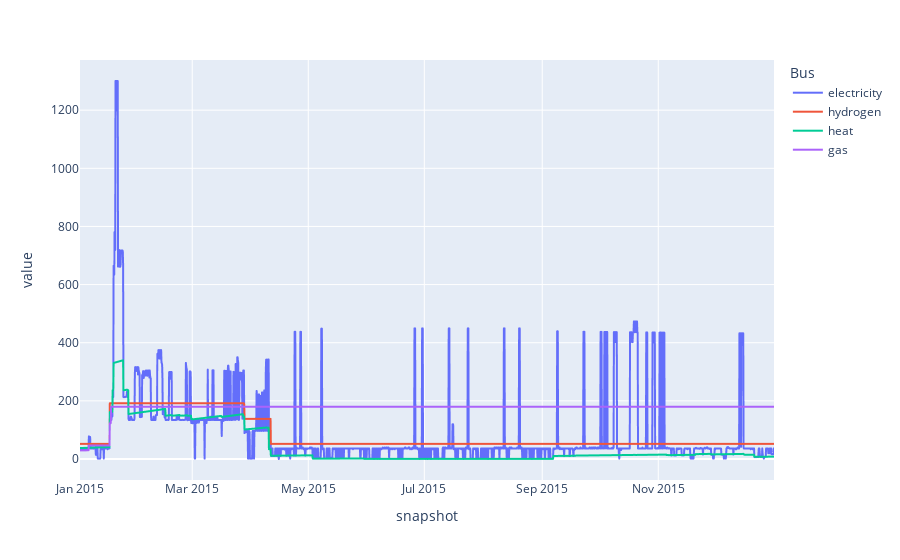

Notebook cell for this chart:
### Markdown cell above
The heat price time series is much less impacted by the variability of the electricity price:

### Code cell
n.buses_t.marginal_price.plot()

### Figure 1 — Plotly figure (JSON) as saved in the notebook; plotly's stock layout.template omitted (floating-point values rounded to 4 significant figures; data arrays with more than 128 entries replaced by an {"elided": "..."} marker saying what was removed)
{"data": [{"hovertemplate": "Bus=electricity<br>snapshot=%{x}<br>value=%{y}<extra></extra>", "legendgroup": "electricity", "line": {"color": "#636efa", "dash": "solid"}, "marker": {"symbol": "circle"}, "mode": "lines", "name": "electricity", "showlegend": true, "type": "scattergl", "x": {"elided": "2190 str values"}, "xaxis": "x", "y": {"elided": "2190 float values"}, "yaxis": "y"}, {"hovertemplate": "Bus=hydrogen<br>snapshot=%{x}<br>value=%{y}<extra></extra>", "legendgroup": "hydrogen", "line": {"color": "#EF553B", "dash": "solid"}, "marker": {"symbol": "circle"}, "mode": "lines", "name": "hydrogen", "showlegend": true, "type": "scattergl", "x": {"elided": "2190 str values"}, "xaxis": "x", "y": {"elided": "2190 float values"}, "yaxis": "y"}, {"hovertemplate": "Bus=heat<br>snapshot=%{x}<br>value=%{y}<extra></extra>", "legendgroup": "heat", "line": {"color": "#00cc96", "dash": "solid"}, "marker": {"symbol": "circle"}, "mode": "lines", "name": "heat", "showlegend": true, "type": "scattergl", "x": {"elided": "2190 str values"}, "xaxis": "x", "y": {"elided": "2190 float values"}, "yaxis": "y"}, {"hovertemplate": "Bus=gas<br>snapshot=%{x}<br>value=%{y}<extra></extra>", "legendgroup": "gas", "line": {"color": "#ab63fa", "dash": "solid"}, "marker": {"symbol": "circle"}, "mode": "lines", "name": "gas", "showlegend": true, "type": "scattergl", "x": {"elided": "2190 str values"}, "xaxis": "x", "y": {"elided": "2190 float values"}, "yaxis": "y"}], "layout": {"legend": {"title": {"text": "Bus"}, "tracegroupgap": 0}, "margin": {"t": 60}, "xaxis": {"anchor": "y", "domain": [0, 1], "title": {"text": "snapshot"}}, "yaxis": {"anchor": "x", "domain": [0, 1], "title": {"text": "value"}}}}
